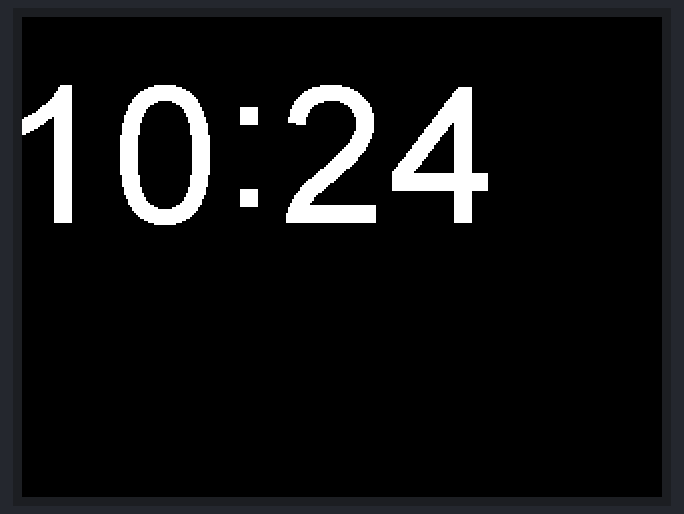
Recording of a sketch running on a simulated ESP32. On the bench: 320×240 colour display. WiFi joins after 1.5 s; servers stay silent unless stated; the local clock reads 2024-03-15 10:24:30 at power-on unless the sketch sets it; what the sketch prints to the serial monitor is not drawn.

Above: at 2.8 s.
At 30.5 s:
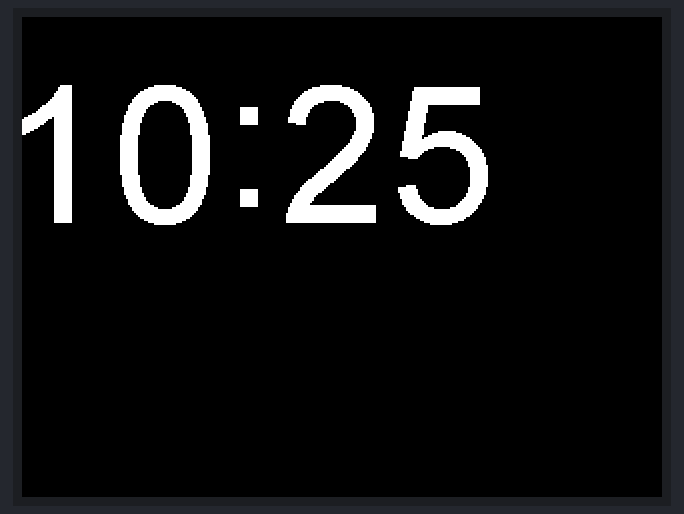
At 90.9 s:
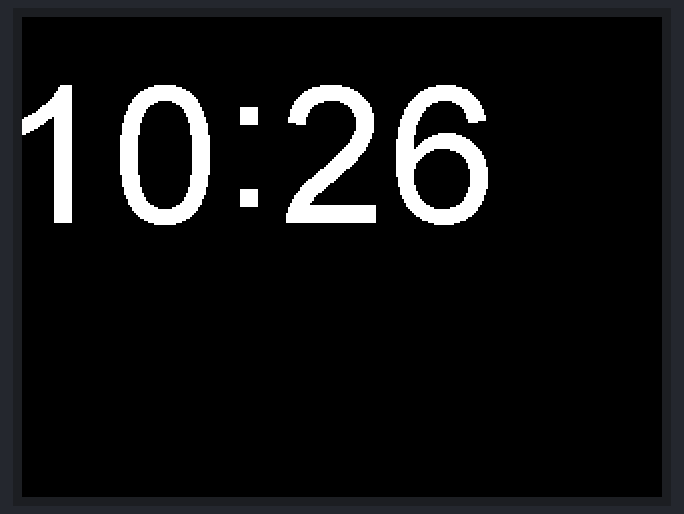

The sketch:

wifi_clock.ino
```cpp
#include <TFT_eSPI.h> // Hardware-specific library
#include <SPI.h>
#include <WiFi.h>
#include "time.h"

TFT_eSPI tft = TFT_eSPI();

const char* ssid = "Maxi";
const char* password = "Tacosarecool";

void setup(void) {
  Serial.begin(9600);

  //connect to wifi
  Serial.print("Connecting to ");
  Serial.println(ssid);
  WiFi.begin(ssid, password);
  while (WiFi.status() != WL_CONNECTED) {
    delay(500);
    Serial.print(".");
  }
  Serial.println("");
  Serial.println("WiFi connected.");

  // Init and get the time
  configTime(0, 3600, "pool.ntp.org");
  updateTime();

  //disconnect WiFi as it's no longer needed
  WiFi.disconnect(true);
  WiFi.mode(WIFI_OFF);

  tft.init();
  tft.setRotation(1);
  tft.fillScreen(TFT_BLACK);

  tft.setTextSize(0.8);
  tft.setTextColor(TFT_WHITE, TFT_BLACK);
}

void loop() {
    delay(1000);
    updateTime();
  }
void updateTime(){
  struct tm timeinfo;
    if(!getLocalTime(&timeinfo)){
    Serial.println("Failed to obtain time");
    return;
  }
  char timeHour[3];
  strftime(timeHour,3, "%H", &timeinfo);

  char timeMin[3];
  strftime(timeMin,3, "%M", &timeinfo);

    int xpos = -10;
    int ypos = 30;
    int ysecs = ypos + 24;

    xpos += tft.drawString(timeHour, xpos, ypos, 8);
    xpos += tft.drawChar(':', xpos, ypos - 8, 8);
    xpos += tft.drawString(timeMin, xpos, ypos, 8);
}
```

Measured:
- what the display in image 0 shows lasts 27.6 s, from 2.8 s to 30.4 s
- what the display in image 1 shows lasts 60.4 s, from 30.4 s to 90.8 s
